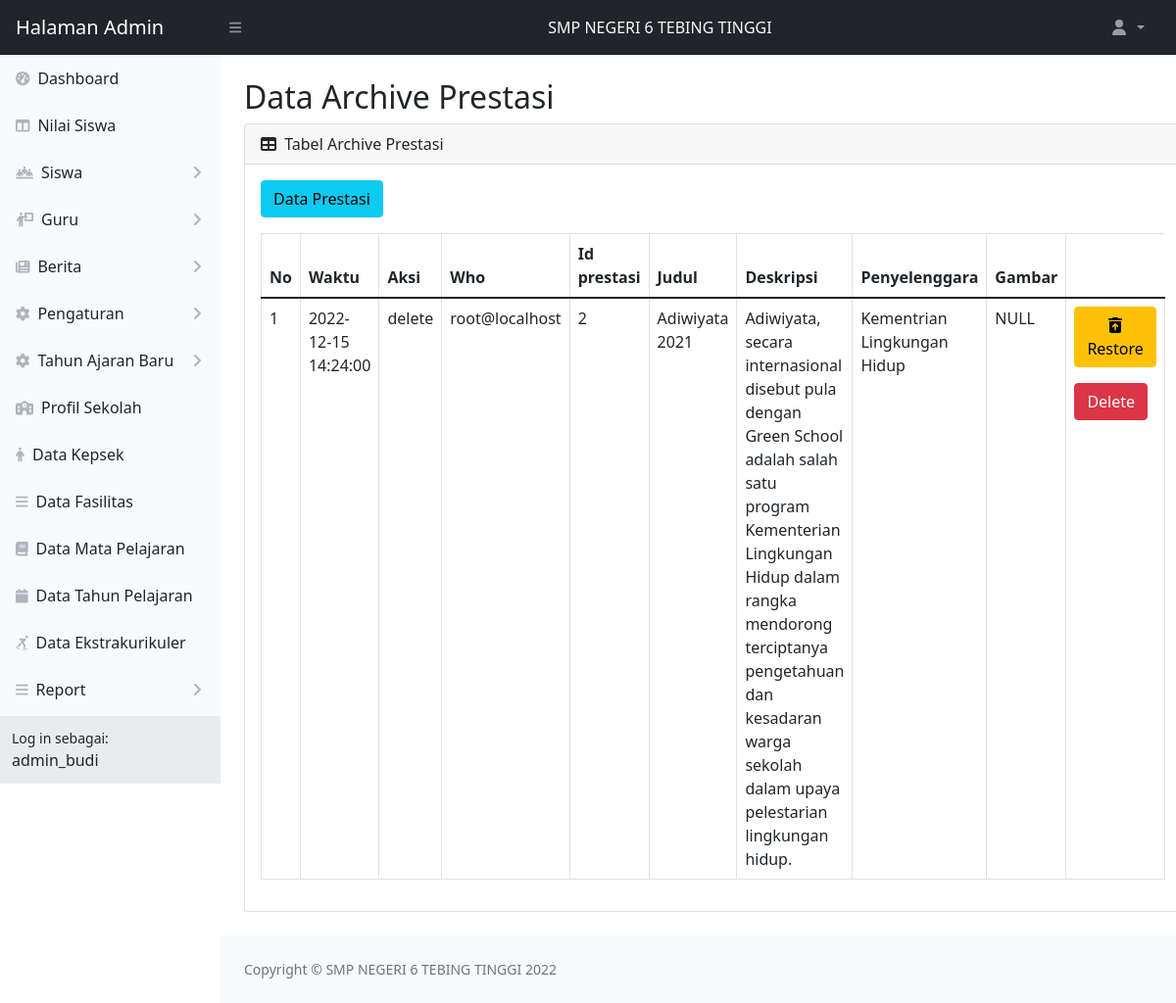
Screenshot of /web_app/admin/restore-prestasi.php (signed in) with the database file from the repository.
### tables this page shows
CREATE TABLE `akun_admin` (
  `admin_id` int(11) NOT NULL,
  `username` varchar(15) NOT NULL,
  `nama_lengkap` varchar(50) NOT NULL,
  `password` varchar(60) NOT NULL
);

CREATE TABLE `log_prestasi` (
  `id_log` int(11) NOT NULL,
  `waktu` timestamp NOT NULL DEFAULT current_timestamp() ON UPDATE current_timestamp(),
  `aksi` enum('insert','update','delete') NOT NULL,
  `who` text NOT NULL,
  `id_prestasi` int(11) NOT NULL,
  `old_judul_prestasi` text NOT NULL,
  `new_judul_prestasi` text NOT NULL,
  `old_deskripsi_prestasi` text NOT NULL,
  `new_deskripsi_prestasi` text NOT NULL,
  `old_penyelenggara` varchar(30) NOT NULL,
  `new_penyelenggara` varchar(30) NOT NULL,
  `old_gambar` varchar(25) DEFAULT NULL,
  `new_gambar` varchar(25) DEFAULT NULL
);

### web_app/admin/restore-prestasi.php (the view, shortened to what this page needs)
<?php
    include 'koneksi.php';
    $admin = "SELECT username, nama_lengkap FROM akun_admin WHERE admin_id = '".$_SESSION['admin_id']."'";
    $data_admin = mysqli_query($koneksi, $admin);
    $get = mysqli_fetch_object($data_admin);
?>
<!DOCTYPE html>
<html lang="en">
    <head>
        <link href="https://cdn.jsdelivr.net/npm/simple-datatables@latest/dist/style.css" rel="stylesheet" />
        <link href="css/styles.css" rel="stylesheet" />
    </head>
    <body class="sb-nav-fixed">
        <?php
            include 'topnavbar.php';
            include 'sidebar.php';
        ?>
    <div id="layoutSidenav">
        <div id="layoutSidenav_content">
            <main>
                <div class="container-fluid px-4">
                    <h2 class="mt-4">Data Archive Prestasi</h2>
                    <div class="card mb-4">
                        <div class="card-header">
                            <i class="fas fa-table me-1"></i>
                            Tabel Archive Prestasi
                        </div>
                        <div class="card-body">
                            <a class="btn btn-info mb-3" href="tabel-prestasi.php">Data Prestasi</a>
                            <table id="example" class="dataTable-table">
                                    <thead>
                                        <tr>
                                            <th width="50px">No</th>
                                            <th>Waktu</th>
                                            <th>Aksi</th>
                                            <th>Who</th>
                                            <th>Id prestasi</th>
                                            <th>Judul</th>
                                            <th>Deskripsi</th>
                                            <th>Penyelenggara</th>
                                            <th>Gambar</th>
                                        </tr>
                                    </thead>
                                <tbody>
                                <?php
                                    $no = 1;
                                    $log = "SELECT * FROM log_prestasi WHERE aksi='delete'";
                                    $query=mysqli_query($koneksi, $log);
                                    if(mysqli_num_rows($query)>0){
                                    while($data = mysqli_fetch_array($query)){
                                ?>
                                    <tr>
                                    <td><?php echo $no++?></td>
                                        <td><?php echo $data['waktu']?></td>
                                        <td><?php echo $data['aksi']?></td>
                                        <td><?php echo $data['who']?></td>
                                        <td><?php
                                            $idp = $data['id_prestasi'];
                                            echo $idp;
                                            ?>
                                        </td>
                                        <td><?php
                                             $judul = $data['old_judul_prestasi'];
                                             echo $judul;
                                            ?>
                                        </td>
                                        <td><?php
                                            $des = $data['old_deskripsi_prestasi'];
                                            echo $des;
                                        ?></td>
                                        <td><?php
                                            $peny = $data['old_penyelenggara'];
                                            echo $peny;
                                        ?></td>
                                        <td><?php
                                            $gambar = $data['old_gambar'];
                                            echo $gambar;
                                        ?></td>
                                        <td>
                                             <a class="btn btn-warning" href="restore-prestasi.php?idrestorep=<?php echo $data['id_prestasi']?>" onclick="return confirm('Apakah anda yakin untuk restore data??')">
                                             <div class="sb-nav-link-icon"><i class="fas fa-trash-can-arrow-up"></i></div>
                                             Restore
                                            </a>
                                            <a class="btn btn-danger mt-3" href="restore-prestasi.php?iddeletep=<?php echo $data['id_log']?>" onclick="return confirm('Apakah anda yakin untuk menghapus data?? Data yang terhapus tidak bisa dikembalikan!!')">
                                              Delete
                                            </a>
                                        </td>
                                    </tr>
                                <?php }} ?>
                                </tbody>
                            </table>
                        </div>
                    </div>
                </div>
            </main>
            <?php
                include 'footer.php';
            ?>
        </div>
    </div>
</body>
</html>

### web_app/admin/sidebar.php (shortened to what this page needs)
<div id="layoutSidenav">
            <div id="layoutSidenav_nav">
                <nav class="sb-sidenav accordion sb-sidenav-light" id="sidenavAccordion">
                    <div class="sb-sidenav-menu">
                        <div class="nav">
                            <a class="nav-link" href="index.php">
                                <div class="sb-nav-link-icon"><i class="fas fa-tachometer-alt"></i></div>
                                Dashboard
                            </a>
                            <a class="nav-link" href="tabel-nilai.php">
                                <div class="sb-nav-link-icon"><i class="fas fa-columns"></i></div>
                                Nilai Siswa
                            </a>
                                    <a class="nav-link collapsed" href="#" data-bs-toggle="collapse" data-bs-target="#pagesCollapseSiswa" aria-expanded="false" aria-controls="pagesCollapseAuth">
                                        <div class="sb-nav-link-icon"><i class="fas fa-people-line"></i></div>
                                        Siswa
                                        <div class="sb-sidenav-collapse-arrow"><i class="fas fa-angle-down"></i></div>
                                    </a>
                                    <a class="nav-link collapsed" href="#" data-bs-toggle="collapse" data-bs-target="#pagesCollapseGuru" aria-expanded="false" aria-controls="pagesCollapseAuth">
                                        <div class="sb-nav-link-icon"><i class="fas fa-person-chalkboard"></i></div>
                                        Guru
                                        <div class="sb-sidenav-collapse-arrow"><i class="fas fa-angle-down"></i></div>
                                    </a>
                                    <a class="nav-link collapsed" href="#" data-bs-toggle="collapse" data-bs-target="#pagesCollapseBerita" aria-expanded="false" aria-controls="pagesCollapseAuth">
                                        <div class="sb-nav-link-icon"><i class="fas fa-newspaper"></i></div>
                                        Berita
                                        <div class="sb-sidenav-collapse-arrow"><i class="fas fa-angle-down"></i></div>
                                    </a>
                                    <a class="nav-link collapsed" href="#" data-bs-toggle="collapse" data-bs-target="#pagesCollapsePengaturan" aria-expanded="false" aria-controls="pagesCollapseAuth">
                                        <div class="sb-nav-link-icon"><i class="fas fa-gear"></i></div>
                                        Pengaturan
                                        <div class="sb-sidenav-collapse-arrow"><i class="fas fa-angle-down"></i></div>
                                    </a>
                                    <a class="nav-link collapsed" href="#" data-bs-toggle="collapse" data-bs-target="#pagesCollapseTA" aria-expanded="false" aria-controls="pagesCollapseAuth">
                                        <div class="sb-nav-link-icon"><i class="fas fa-gear"></i></div>
                                        Tahun Ajaran Baru
                                        <div class="sb-sidenav-collapse-arrow"><i class="fas fa-angle-down"></i></div>
                                    </a>
                                    <a class="nav-link" href="profil-sekolah.php">
                                        <div class="sb-nav-link-icon"><i class="fas fa-school"></i></div>
                                        Profil Sekolah
                                    </a>
                                    <a class="nav-link" href="tabel-kepsek.php">
                                        <div class="sb-nav-link-icon"><i class="fas fa-person"></i></div>
                                        Data Kepsek
                                    </a>
                                    <a class="nav-link" href="tabel-fasilitas.php">
                                        <div class="sb-nav-link-icon"><i class="fas fa-bars"></i></div>
                                        Data Fasilitas
                                    </a>
                                    <a class="nav-link" href="tabel-matapelajaran.php">
                                        <div class="sb-nav-link-icon"><i class="fas fa-book"></i></div>
                                        Data Mata Pelajaran
                                    </a>
                                    <a class="nav-link" href="tabel-tahunpelajaran.php">
                                        <div class="sb-nav-link-icon"><i class="fas fa-calendar"></i></div>
                                        Data Tahun Pelajaran
                                    </a>
                                    <a class="nav-link" href="tabel-ekstrakurikuler.php">
                                        <div class="sb-nav-link-icon"><i class="fas fa-person-skating"></i></div>
                                        Data Ekstrakurikuler
                                    </a>
                                    <a class="nav-link collapsed" href="#" data-bs-toggle="collapse" data-bs-target="#pagesCollapseReport" aria-expanded="false" aria-controls="pagesCollapseAuth">
                                        <div class="sb-nav-link-icon"><i class="fas fa-bars"></i></div>
                                        Report
                                        <div class="sb-sidenav-collapse-arrow"><i class="fas fa-angle-down"></i></div>
                                    </a>
                                    <a class="nav-link collapsed" href="#" data-bs-toggle="collapse" data-bs-target="#pagesCollapseTrash" aria-expanded="false" aria-controls="pagesCollapseAuth">
                                    </a>
                        </div>
                    </div>
                    <div class="sb-sidenav-footer">
                        <div class="small">Log in sebagai:</div>
                        <?php echo $get->username ?>
                    </div>
                </nav>
            </div>

### rows the page displays
akun_admin: username "admin_budi"
log_prestasi: waktu "2022-12-15 14:24:00", aksi "delete", who "root@localhost", id_prestasi "2", old_judul_prestasi "Adiwiyata 2021", old_deskripsi_prestasi "Adiwiyata, secara internasional disebut pula dengan Green School adalah salah satu program Kementerian Lingkungan Hidup dalam rangka mendorong terciptanya pengetahuan dan kesadaran warga sekolah dalam upaya pelestarian lingkungan hidup.", old_penyelenggara "Kementrian Lingkungan Hidup", old_gambar "NULL"
